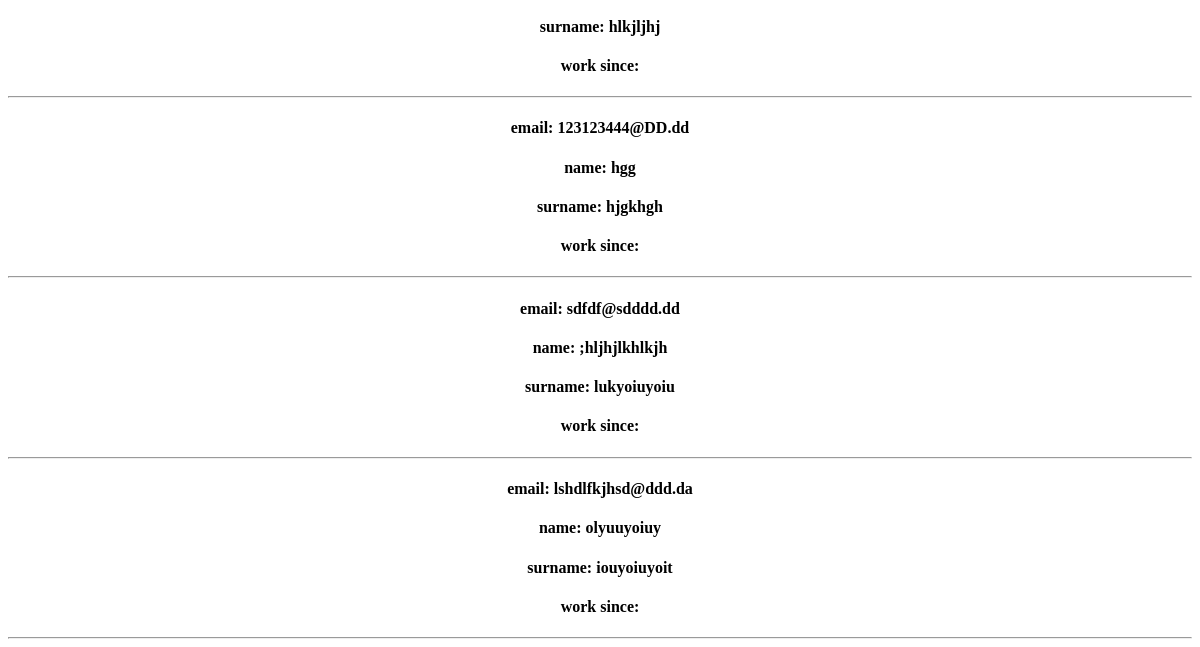
/ (lower part), run on an earlier commit of the app's database.
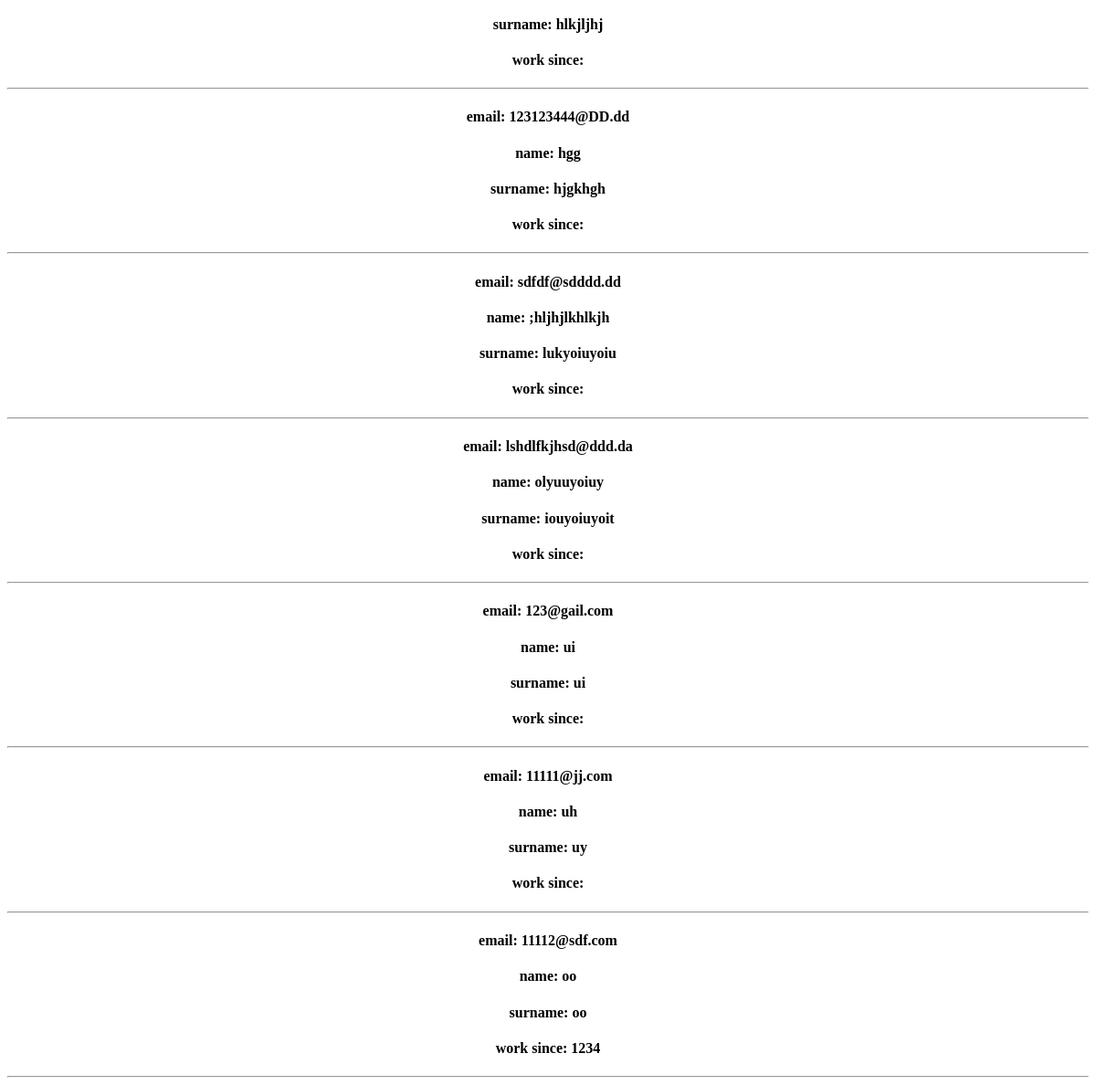
And on a later commit of the database.
### journal/models.py (models this page shows, shortened)
class CustomUser(AbstractBaseUser):
    name = models.CharField(max_length=15, null=False)
    surname = models.CharField(max_length=15, null=False)
    patronymic = models.CharField(max_length=15, blank=True, null=True)
    email = models.EmailField(unique=True)  # require
    phone_number = models.CharField(max_length=16, blank=True, null=True)
    avatar = models.ImageField(upload_to='user/avatar/', blank=True, null=True)
    date_of_birth = models.DateField(null=True)
    role = models.CharField(max_length=8, null=False, default="Other")
    is_active = models.BooleanField(default=True)
    is_staff = models.BooleanField(default=False)
    is_admin = models.BooleanField(default=False)
    USERNAME_FIELD = 'email'
    REQUIRED_FIELDS = ["name", "surname"]
    objects = CustomUserManager()

class Teacher(models.Model):
    user = models.OneToOneField(settings.AUTH_USER_MODEL, on_delete=models.CASCADE)
    working_since = models.CharField(max_length=4, verbose_name="Почав(ла) працювати з")

### journal/views.py (the view)
# urls.py: path('', main, name="main"),
def main(request):
    user_model = get_user_model()
    all_users = user_model.objects.all()
    return render(request, 'journal/main.html', {'all_users': all_users, 'title': "main"})

### journal/templates/journal/main.html (shortened to what this page needs)
{% extends 'journal/base.html' %}
{% block main %}
{% for user in all_users %}
<h4>email: {{ user.email }}</h4>
<h4>name: {{ user.name }}</h4>
<h4>surname: {{ user.surname }}</h4>
<h4>work since: {{ user.teacher.working_since }}</h4>
<hr>
{% endfor %}
{% endblock %}

### journal/templates/journal/base.html (shortened to what this page needs)
<!DOCTYPE html>
<html lang="en">
<head>
</head>
<body style="text-align: center; padding-top: 50px;">
{% block main %}
{% endblock %}
</body>
</html>

What changed in the data, as far as the page shows it:
added CustomUser: email "123@gail.com", name "ui", surname "ui"
added CustomUser: email "11111@jj.com", name "uh", surname "uy"
added CustomUser: email "11112@sdf.com", name "oo", surname "oo", teacher.working_since "1234"
